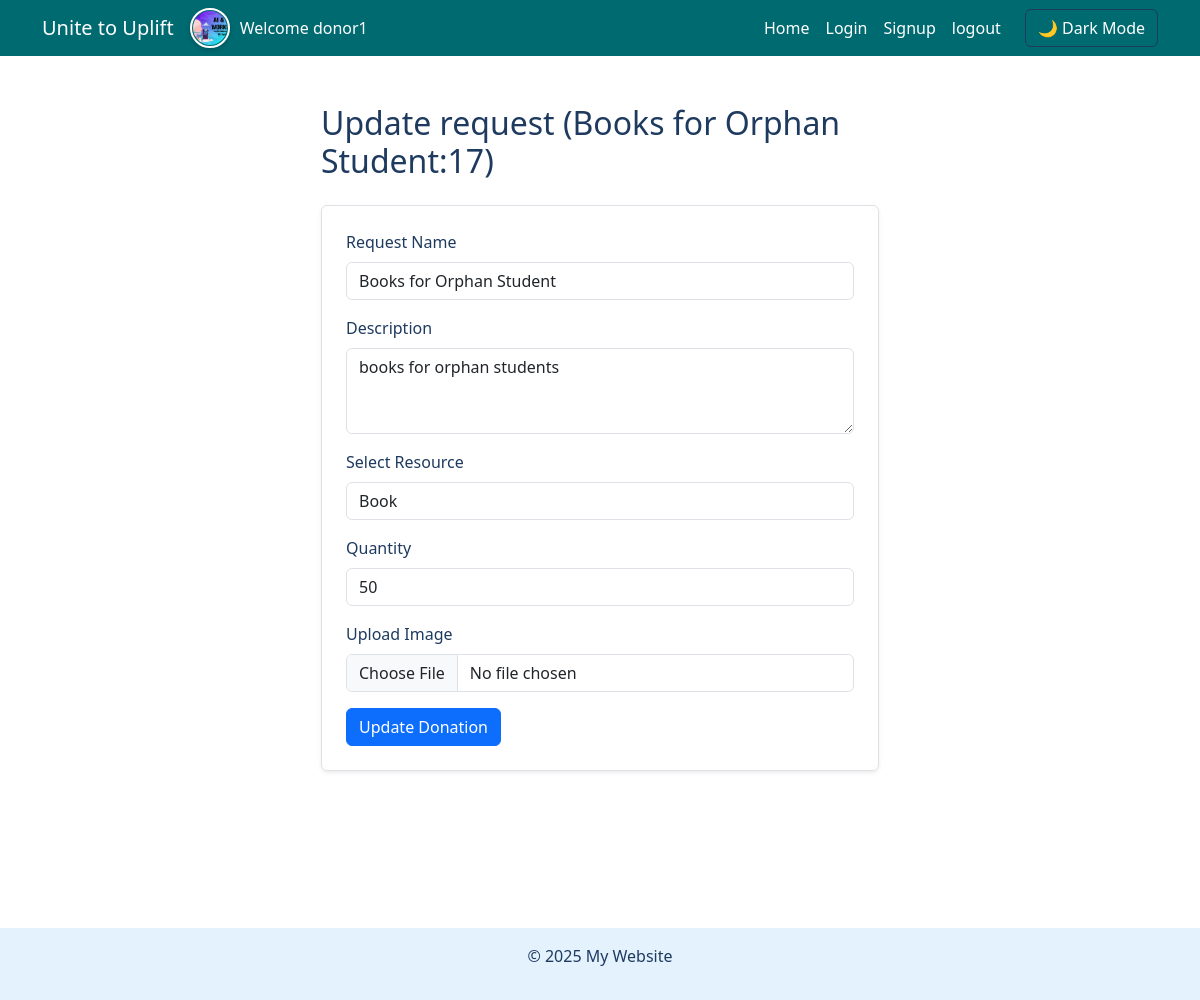
Page /donations/update-donation/17 (signed in) on the committed database.
### auth_app/models.py (models this page shows, shortened)
class CustomUser(AbstractUser):
    user_type = models.ForeignKey(UserTypes,on_delete=models.CASCADE,related_name="user_type",default=3)
    phone_number = models.CharField(max_length=15, blank=True, null=True)
    profile_picture = models.ImageField(upload_to='profile_pics/', blank=True, null=True)
    is_verified = models.BooleanField(default=True)

### donations/models.py (models this page shows, shortened)
class Donations(models.Model):
    rid = models.AutoField(primary_key=True)
    name = models.CharField(max_length=100)
    description = models.TextField()
    resource = models.ForeignKey('Organization.Resource',on_delete=models.CASCADE,related_name="request_donor")
    quantity = models.IntegerField(blank=False)
    created_by = models.ForeignKey('auth_app.CustomUser',on_delete=models.CASCADE,related_name="created_by_user")
    donated_to = models.ForeignKey('Organization.RequestResource',on_delete=models.CASCADE, related_name="donated_to_request",blank=True,null=True)
    active = models.BooleanField(default=True)

### Organization/models.py (models this page shows)
class Resource(models.Model):
    rid = models.AutoField(primary_key=True)
    name = models.CharField(max_length=100)
    def __str__(self):
        return self.name

### donations/views.py (the view, shortened to what this page needs)
# urls.py: path('update-donation/<int:did>',donation_update,name="update_donation")
def donation_update(request, did):
    donation = get_object_or_404(Donations, rid=did)
    print(did)
    resources = Resource.objects.all()
    print(resources)
    return render(request, "donations/update_donation.html", {"req": donation, "resources": resources})

### templates/donations/update_donation.html (shortened to what this page needs)
{% extends "base.html" %}
{% load static %}
{% block content %}
<div class="col-6 mt-4">
    <h2 class="mb-4">Update request ({{ req.name }}:{{req.rid}})</h2>
    <form method="POST" enctype="multipart/form-data" class="p-4 border rounded shadow-sm">
        <div class="mb-3">
            <label for="name" class="form-label">Request Name</label>
            <input type="text" class="form-control" id="name" name="name" value="{{ req.name }}" required>
        </div>
        <div class="mb-3">
            <label for="description" class="form-label">Description</label>
            <textarea class="form-control" id="description" name="description" rows="3"  required>{{ req.description }}</textarea>
        </div>
        <div class="mb-3">
            <label for="resource" class="form-label">Select Resource</label>
            <select class="form-control" id="resource" name="resource" required>
                {% for resource in resources %}
                <option value="{{ resource.rid }}" {% if req.resource.rid == resource.rid %} selected {% endif %}>
                    {{ resource.name }}
                </option>
                {% endfor %}
            </select>
        </div>
        <div class="mb-3">
            <label for="quantity" class="form-label">Quantity</label>
            <input type="number" class="form-control" id="quantity" name="quantity" min="1" value="{{req.quantity}}" required>
        </div>
        <div class="mb-3">
            <label for="pic" class="form-label">Upload Image</label>
            <input type="file" class="form-control" id="pic" name="pic">
        </div>
        <button type="submit" class="btn btn-primary">Update Donation</button>
    </form>
</div>
{% endblock %}

### templates/base.html (shortened to what this page needs)
{% load static %}
<!DOCTYPE html>
<html lang="en">
<head>
    <link href="https://cdn.jsdelivr.net/npm/bootstrap@5.3.0/dist/css/bootstrap.min.css" rel="stylesheet">
    <link rel="stylesheet" href="{% static 'css/base.css' %}">
</head>
<body class="light-mode">
    <nav class="navbar navbar-expand-lg navbar-dark bg-dark" id="navbar">
        <div class="container">
            <a class="navbar-brand" href="{% url 'home' %}">Unite to Uplift</a>
            {% if user %}
            {% if user.profile_picture and user.profile_picture.url %}
                <img src="{{ user.profile_picture.url }}" class="navbar-profile"/>
            {% endif %}
            <a class="nav-link text-center" href="{% url 'edit_profile' %}">Welcome {{ user.username }}</a>
            {% endif %}
            <div class="collapse navbar-collapse" id="navbarNav">
                <ul class="navbar-nav ms-auto">
                    <li class="nav-item"><a class="nav-link" href="{% url 'home' %}">Home</a></li>
                    <li class="nav-item"><a class="nav-link" href="{% url 'auth_login' %}">Login</a></li>
                    <li class="nav-item" >
                        <button class=" nav-link" data-bs-toggle="modal" data-bs-target="#signupModal">
                            Signup
                        </button>
                    </li>
                    <li class="nav-item"><a class="nav-link" href="{% url 'logout' %}">logout</a></li>
                </ul>
                <button class="btn btn-outline-light ms-3" id="theme-toggle">
                    🌙 Dark Mode
                </button>
            </div>
        </div>
    </nav>
    <div class="container container-height mt-4">
        {% block content %}{% endblock %}
    </div>
    <div class="position-fixed bottom-0 end-0 p-3" style="z-index: 1050">
    </div>
    <footer class="text-center mt-5 py-3 bg-light text-dark position-relative" id="footer">
        <p>&copy; 2025 My Website</p>
    </footer>
</body>
</html>

### static/css/base.css (style rules this page uses)
.light-mode { background-color: #FFFFFF; color: #1E3A5F; }
.light-mode .navbar { background-color: #006A71 !important; color: #1E3A5F; }
.light-mode footer { background-color: #E3F2FD !important; color: #1E3A5F !important; }
.container-height { min-height: 100vh; height: auto; display: flex; flex-direction: column; justify-content: start; align-items: center; }
.light-mode .navbar .nav-link { color: #fff !important; }
.light-mode .btn-outline-light { color: #fff !important; border-color: #1E3A5F !important; }
.light-mode .navbar-brand { color: #fff !important; }
* { scrollbar-width: thin; scrollbar-color: #888 #f1f1f1; }
body { -ms-overflow-style: scrollbar; }
.navbar-profile { width: 40px; height: 40px; border-radius: 50%; padding: 1px; margin-right: 10px; object-fit: cover; border: 2px solid #fff; box-shadow: 0px 2px 5px rgba(0, 0, 0, 0.2); }

### rows in the picture
Donations: name "Books for Orphan Student", rid "17", description "books for orphan students", resource "Book", quantity "50"

### other values in the picture
{{ user.username }} "donor1"
